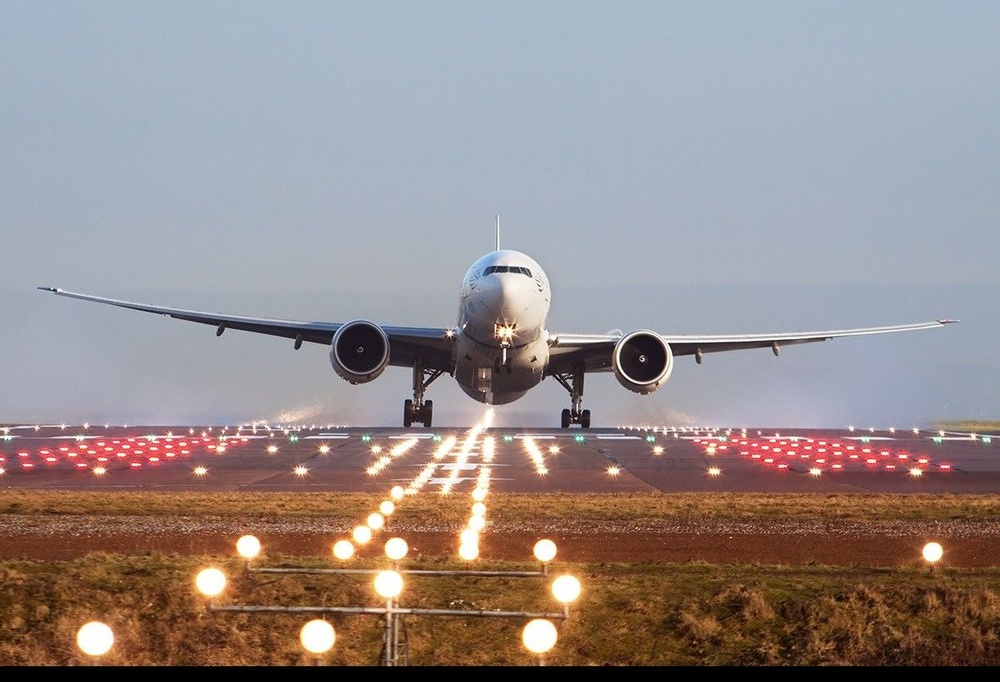
#> input picture plane.jpg, 1000 x 682 px, shrunk from 1200 x 819 before the run
$ python image_translation.py
#> lines starting #> are read from the running program, lines starting #| are printed output that depends on the picture
import cv2
import numpy as np

img=cv2.imread('plane.jpg')
#> img is the input picture: shape (682, 1000, 3); mean B, G, R 138.7, 139.2, 149.5

height,width=img.shape[:2]
#> height = 682; width = 1000
cv2.imshow('frame',img)
print(height,width)
#| 682 1000
cv2.waitKey(0)

quarter_height,quarter_width=height/4,width/4
#> quarter_height = 170.5; quarter_width = 250
print(quarter_height,quarter_width)
#| 170.5 250.0

T=np.float32([[1,0,quarter_width],[0,1,quarter_height]])
#> T = [[1, 0, 250], [0, 1, 170.5]]
print(T)
#| [[  1.    0.  250. ]
#|  [  0.    1.  170.5]]

img_translation = cv2.warpAffine(img,T,(width,height))
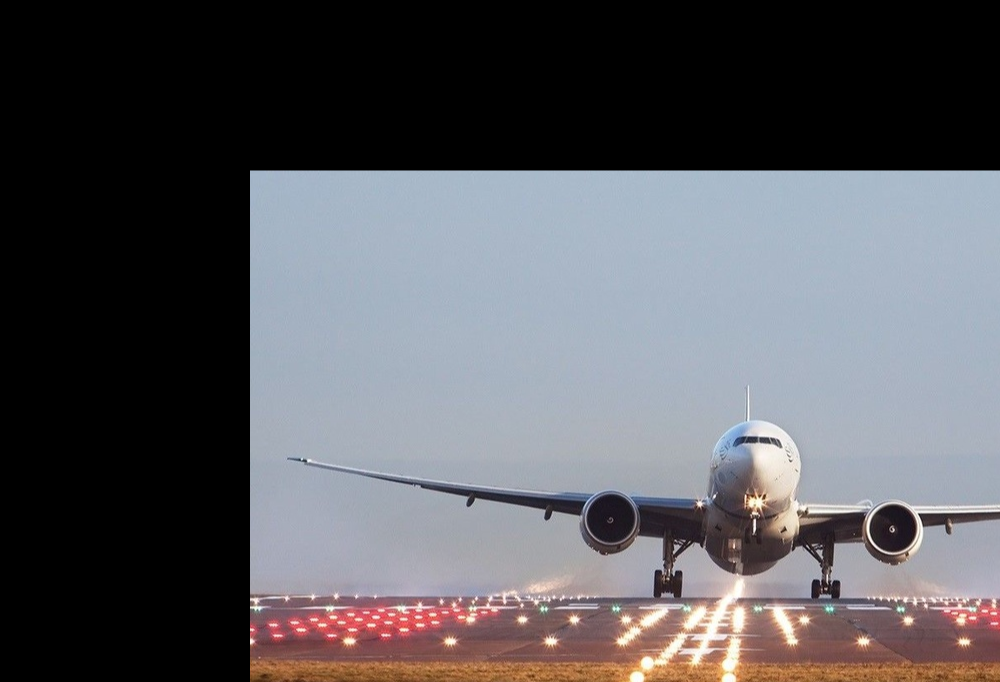
#> img_translation: shape (682, 1000, 3); mean B, G, R 94.9, 90.3, 90.8
cv2.imshow('frame2',img_translation)
cv2.waitKey(0)

cv2.destroyAllWindows()

$ run again, with 1.jfif saved as plane.jpg
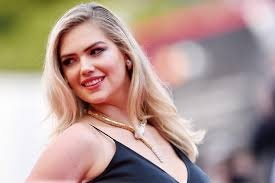
#> input picture 1.jfif, 275 x 183 px
#> img is the input picture: shape (183, 275, 3); mean B, G, R 147.9, 155.9, 179.7
#| 183 275
#| 45.75 68.75
#| [[ 1.    0.   68.75]
#|  [ 0.    1.   45.75]]
#> `img_translation = cv2.warpAffine(img,T,(width,height))`:
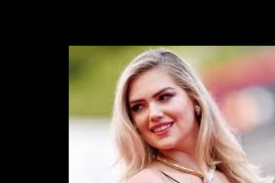
#> img_translation: shape (183, 275, 3); mean B, G, R 80, 91.2, 108.1
